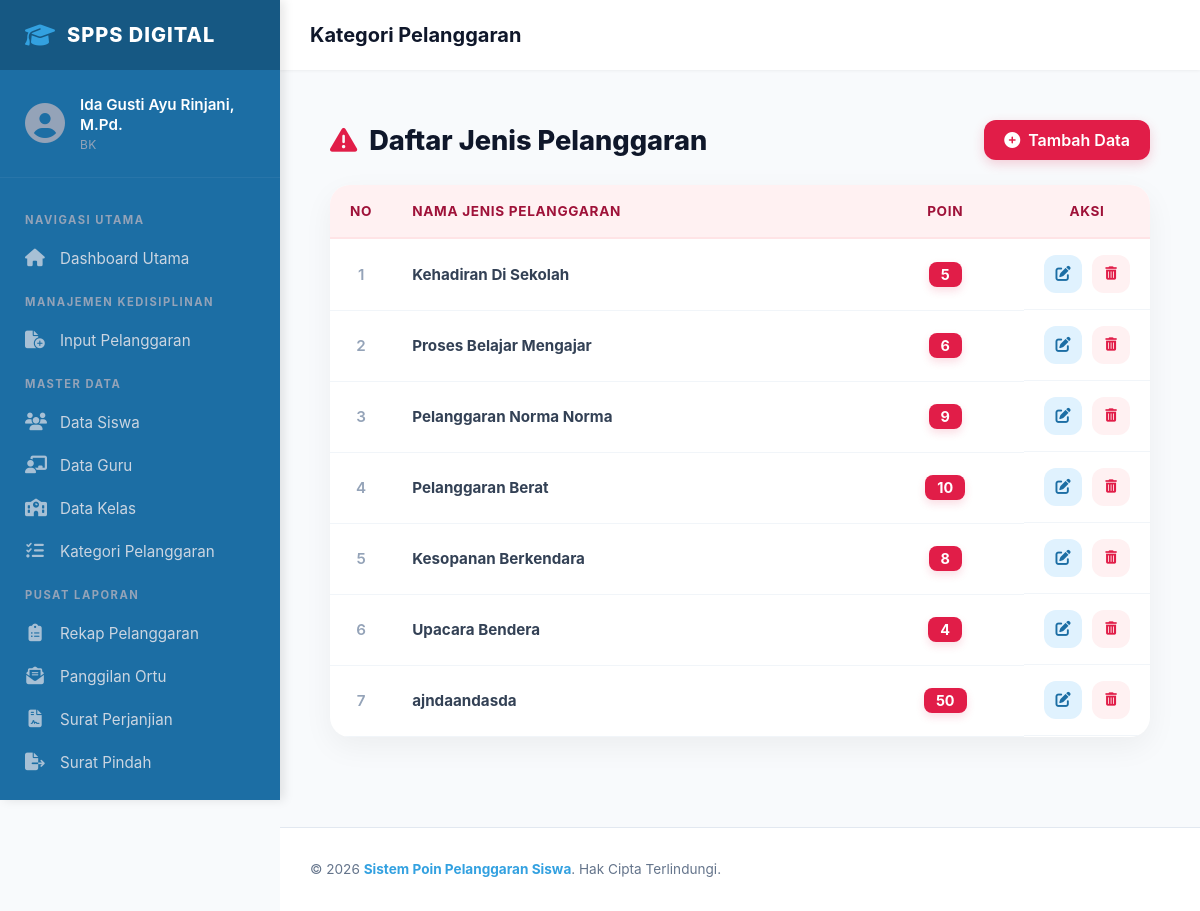
/pages/jenis_pelanggaran/list.php (signed in), run on the app's committed database.
### tables this page shows
CREATE TABLE `jenis_pelanggaran` (
  `id_jenis_pelanggaran` int(5) NOT NULL,
  `jenis` varchar(50) DEFAULT NULL,
  `poin` int(2) DEFAULT NULL
);

### pages/jenis_pelanggaran/list.php (the view, shortened to what this page needs)
<?php
include ROOTPATH . '/config/config.php';
include ROOTPATH . '/includes/header.php';
$result = mysqli_query($conn, 'SELECT * FROM jenis_pelanggaran');
?>
<link rel="stylesheet" href="/poin_pelanggaran_siswa/css/pages/jenis_pelanggaran/list_jenis_pelanggaran.css">
<div class="container">
    <div class="header-table">
        <h2><i class="fas fa-triangle-exclamation"></i> Daftar Jenis Pelanggaran</h2>
        <?php if (!in_array(strtolower($_SESSION['role']), ['wakasek', 'guru'])): ?>
            <a href="add.php" class="btn-add">
                <i class="fas fa-plus-circle"></i> Tambah Data
            </a>
        <?php endif; ?>
    </div>
    <div class="table-wrapper">
        <div class="table-responsive">
            <table>
                <thead>
                    <tr>
                        <th style="width: 50px; text-align: center;">No</th>
                        <th>Nama Jenis Pelanggaran</th>
                        <th style="text-align: center;">Poin</th>
                        <th style="width: 120px; text-align: center;">Aksi</th>
                    </tr>
                </thead>
                <tbody>
                    <?php
                    $no = 1;
                    while ($row = mysqli_fetch_assoc($result)) {
                    ?>
                        <tr>
                            <td style="text-align: center; color: #94a3b8; font-weight: 600;"><?= $no++ ?></td>
                            <td><strong><?= htmlspecialchars($row['jenis']) ?></strong></td>
                            <td style="text-align: center;">
                                <span class="poin-badge"><?= htmlspecialchars($row['poin']) ?></span>
                            </td>
                            <td class="action-buttons">
                                <?php if (!in_array(strtolower($_SESSION['role']), ['wakasek', 'guru'])): ?>
                                    <a href="edit.php?id_jenis_pelanggaran=<?= $row['id_jenis_pelanggaran'] ?>" class="btn-edit" title="Edit Data">
                                        <i class="fas fa-pen-to-square"></i>
                                    </a>
                                    <button type="button" class="btn-delete" title="Hapus Data" onclick="showDeleteModal('<?= $row['id_jenis_pelanggaran'] ?>', '<?= htmlspecialchars($row['jenis']) ?>')">
                                        <i class="fas fa-trash-can"></i>
                                    </button>
                                <?php else: ?>
                                    <span class="badge" style="background:#f8fafc; color:#94a3b8;"><i class="fas fa-lock"></i></span>
                                <?php endif; ?>
                            </td>
                        </tr>
                    <?php
                    }
                    ?>
                </tbody>
            </table>
        </div>
    </div>
</div>
<?php include ROOTPATH . '/includes/footer.php'; ?>

### css/components/header.css (style rules this page uses)
* { box-sizing: border-box; }
:root { --sidebar-width: 280px; --primary-color: #33A1E0; --sidebar-bg: #1C6EA4; --sidebar-hover: #144E75; --text-muted: #94a3b8; --topbar-height: 70px; }
body { margin: 0; padding: 0; font-family: 'Inter', system-ui, -apple-system, sans-serif; background-color: #f8fafc; }
.sidebar-layout { display: flex; }

### css/pages/jenis_pelanggaran/list_jenis_pelanggaran.css (style rules this page uses)
.container { padding: 20px; animation: fadeIn 0.5s ease-out; }
.header-table { display: flex; justify-content: space-between; align-items: center; margin-bottom: 25px; }
.header-table h2 { font-size: 1.7rem; font-weight: 800; color: #0f172a; margin: 0; display: flex; align-items: center; gap: 12px; }
.header-table h2 i { color: #e11d48; }
.btn-add { background-color: #e11d48; color: white; padding: 10px 20px; border-radius: 12px; text-decoration: none; font-weight: 600; display: inline-flex; align-items: center; gap: 8px; transition: all 0.3s cubic-bezier(0.4, 0, 0.2, 1); box-shadow: 0 4px 12px rgba(225, 29, 72, 0.2); }
.table-wrapper { background: white; border-radius: 20px; box-shadow: 0 10px 30px rgba(0,0,0,0.05); overflow: hidden; margin-bottom: 40px; }
.table-responsive { overflow-x: auto; }
table { width: 100%; border-collapse: collapse; }
table thead th { background-color: #fff1f2; padding: 18px 20px; text-align: left; font-weight: 700; color: #9f1239; font-size: 0.85rem; text-transform: uppercase; letter-spacing: 0.05em; border-bottom: 2px solid #ffe4e6; }
table tbody td { padding: 16px 20px; border-bottom: 1px solid #f1f5f9; color: #334155; font-size: 0.95rem; vertical-align: middle; }
.poin-badge { display: inline-block; background: #e11d48; color: white; padding: 4px 12px; border-radius: 8px; font-weight: 700; font-size: 0.9rem; box-shadow: 0 4px 8px rgba(225, 29, 72, 0.15); }
.action-buttons { display: flex; gap: 10px; justify-content: center; }
.btn-edit { color: #1C6EA4; background: #e0f2fe; width: 38px; height: 38px; display: flex; align-items: center; justify-content: center; border-radius: 12px; transition: all 0.2s; text-decoration: none; }
.btn-delete { color: #e11d48; background: #fff1f2; width: 38px; height: 38px; display: flex; align-items: center; justify-content: center; border-radius: 12px; border: none; cursor: pointer; transition: all 0.2s; }

### data on the page
jenis_pelanggaran: jenis "Kehadiran Di Sekolah", poin "5"
jenis_pelanggaran: jenis "Proses Belajar Mengajar", poin "6"
jenis_pelanggaran: jenis "Pelanggaran Norma Norma", poin "9"
jenis_pelanggaran: jenis "Pelanggaran Berat", poin "10"
jenis_pelanggaran: jenis "Kesopanan Berkendara", poin "8"
jenis_pelanggaran: jenis "Upacara Bendera", poin "4"
jenis_pelanggaran: jenis "ajndaandasda", poin "50"

### other printed values
$_SESSION['nama'] "Ida Gusti Ayu Rinjani, M.Pd."
$_SESSION['role'] "BK"
$page_title "Kategori Pelanggaran"
